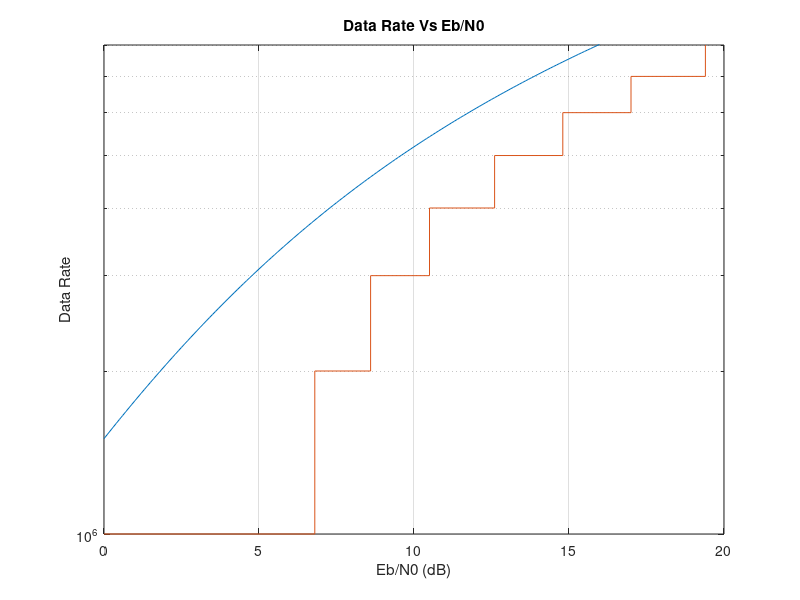

This chart was generated by the following MATLAB code:
clear all; close all; clc;
SNRdB=0:0.1:20;
snr = 10.^(SNRdB/10);
Ts = 10.^-6;
B = 10.^6;
C = 1.5*B*log2(1+snr);
semilogy(SNRdB, C);
hold on;
Y = [0 0 6.8 8.6 10.5 12.6 14.8 17.0 19.4];
x = [0 1*10.^6 2*10.^6 3*10.^6 4*10.^6 5*10.^6 6*10.^6 7*10.^6 8*10.^6];
stairs(Y,x);
hold on;
xlim([0 20])
ylim([0 8*10.^6])
ylabel('Data Rate');
xlabel('Eb/N0 (dB)');
title('Data Rate Vs Eb/N0');
grid on;